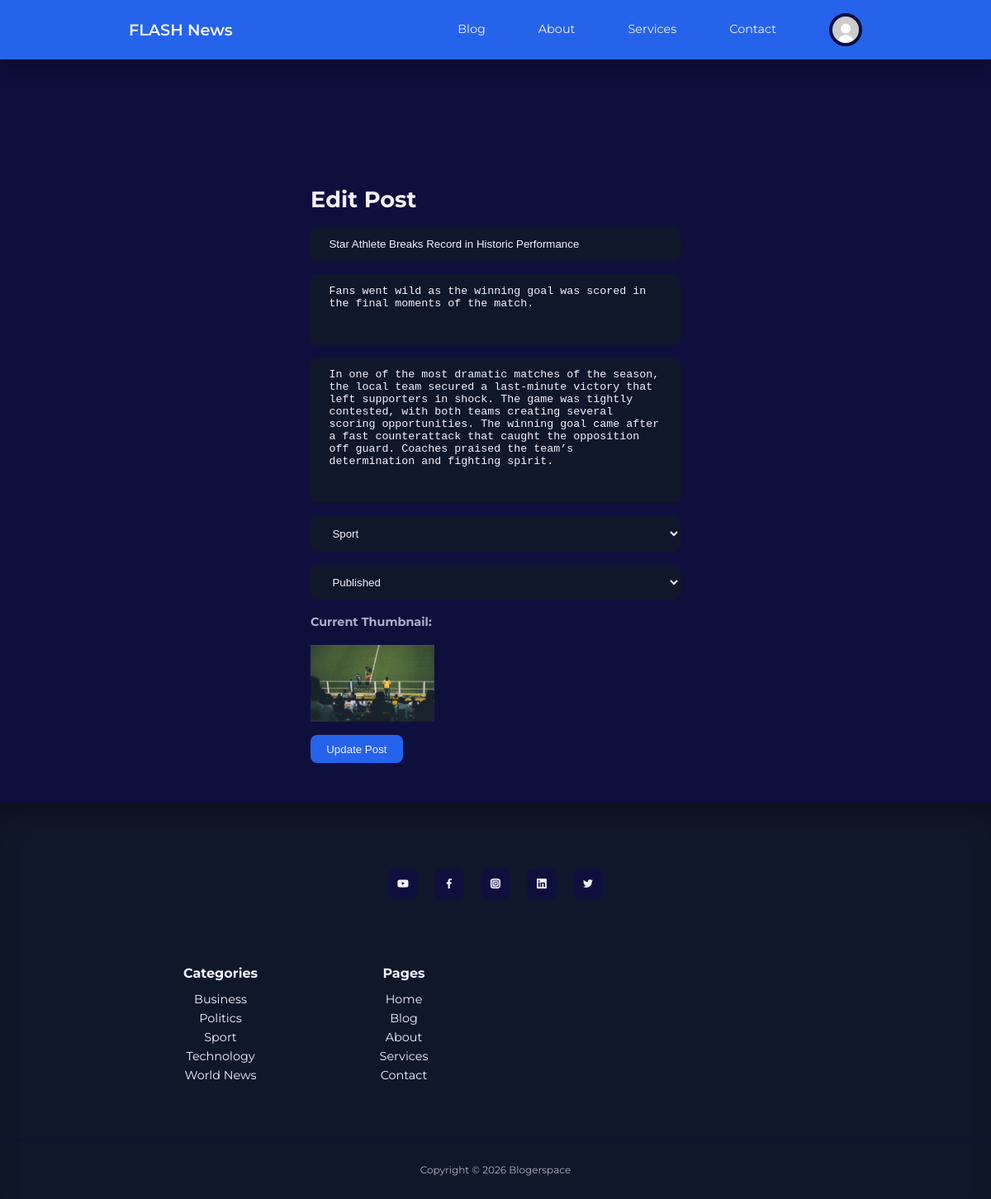
The app's page /admin/edit-post.php?id=10 (signed in) with its own data.
### tables this page shows
CREATE TABLE `posts` (
  `id` int(11) NOT NULL,
  `user_id` int(11) NOT NULL,
  `category_id` int(11) NOT NULL,
  `title` varchar(200) NOT NULL,
  `slug` varchar(240) NOT NULL,
  `excerpt` text DEFAULT NULL,
  `content` mediumtext NOT NULL,
  `featured_image` varchar(255) DEFAULT NULL,
  `status` enum('draft','published') NOT NULL DEFAULT 'published',
  `created_at` timestamp NOT NULL DEFAULT current_timestamp(),
  `updated_at` timestamp NOT NULL DEFAULT current_timestamp() ON UPDATE current_timestamp()
);

CREATE TABLE `categories` (
  `id` int(11) NOT NULL,
  `name` varchar(80) NOT NULL,
  `slug` varchar(120) NOT NULL,
  `created_at` timestamp NOT NULL DEFAULT current_timestamp()
);

### includes/functions.php (called while the page is built, shortened)
<?php
function e(string $s): string {
  return htmlspecialchars($s, ENT_QUOTES, 'UTF-8');
}

### admin/edit-post.php (the view, shortened to what this page needs)
<?php
require __DIR__ . "/../includes/db.php";
require __DIR__ . "/../includes/functions.php";
$id = (int)($_GET['id'] ?? 0);
$stmt = $pdo->prepare("SELECT * FROM posts WHERE id=? LIMIT 1");
$stmt->execute([$id]);
$post = $stmt->fetch();
$categories = $pdo->query("SELECT id, name FROM categories ORDER BY name")->fetchAll();
require __DIR__ . "/../includes/header.php";
?>
<section class="form__section">
    <div class="container form__section-container">
        <h2>Edit Post</h2>
        <form method="POST">
            <input type="text" name="title" value="<?= e($post['title']) ?>" required>
            <textarea name="excerpt" rows="4"><?= e($post['excerpt']) ?></textarea>
            <textarea name="content" rows="10" required><?= e($post['content']) ?></textarea>
            <select name="category_id" required>
                <?php foreach ($categories as $cat): ?>
                    <option value="<?= $cat['id'] ?>" <?= $cat['id'] == $post['category_id'] ? 'selected' : '' ?>>
                        <?= e($cat['name']) ?>
                    </option>
                <?php endforeach; ?>
            </select>
            <select name="status">
                <option value="published" <?= $post['status'] === 'published' ? 'selected' : '' ?>>Published</option>
            </select>
            <p><strong>Current Thumbnail:</strong></p>
            <?php if (!empty($post['featured_image'])): ?>
                <img src="/blog/uploads/thumbnails/<?= e($post['featured_image']) ?>" style="max-width:150px;height:auto;" alt="">
            <?php else: ?>
                <p>No thumbnail uploaded.</p>
            <?php endif; ?>
            <button type="submit" class="btn">Update Post</button>
        </form>
    </div>
</section>
<?php require __DIR__ . "/../includes/footer.php"; ?>

### includes/footer.php
<?php
require_once __DIR__ . "/db.php";
$stmt = $pdo->query("SELECT name, slug FROM categories ORDER BY name ASC");
$footer_categories = $stmt->fetchAll();
$footer_pages = [
    ["label" => "Home",     "href" => "/blog/index.php"],
    ["label" => "Blog",     "href" => "/blog/blog.php"],
    ["label" => "About",    "href" => "/blog/about.php"],
    ["label" => "Services", "href" => "/blog/services.php"],
    ["label" => "Contact",  "href" => "/blog/contact.php"],
];
?>
<footer>
    <div class="footer__socials">
        <a href="https://youtube.com/" target="_blank"><i class="uil uil-youtube"></i></a>
        <a href="https://facebook.com/" target="_blank"><i class="uil uil-facebook-f"></i></a>
        <a href="https://instagram.com/" target="_blank"><i class="uil uil-instagram-alt"></i></a>
        <a href="https://linkedin.com/" target="_blank"><i class="uil uil-linkedin"></i></a>
        <a href="https://twitter.com/" target="_blank"><i class="uil uil-twitter"></i></a>
    </div>
    <div class="container footer__container">
        <article>
            <h4>Categories</h4>
            <ul>
                <?php if (!empty($footer_categories)): ?>
                    <?php foreach ($footer_categories as $cat): ?>
                        <li>
                            <a href="/blog/category-posts.php?slug=<?= e($cat['slug']) ?>">
                                <?= e($cat['name']) ?>
                            </a>
                        </li>
                    <?php endforeach; ?>
                <?php else: ?>
                    <li><a href="/blog/blog.php">No categories yet</a></li>
                <?php endif; ?>
            </ul>
        </article>
        <article>
            <h4>Pages</h4>
            <ul>
                <?php foreach ($footer_pages as $p): ?>
                    <li><a href="<?= e($p['href']) ?>"><?= e($p['label']) ?></a></li>
                <?php endforeach; ?>
            </ul>
        </article>
    </div>
    <div class="footer__copyright">
        <small>Copyright &copy; <?= date("Y") ?> Blogerspace</small>
    </div>
</footer>

### style.css (style rules this page uses)
:root { --color-primary: #2563eb; --color-primary-light: hsl(221, 83%, 53%, 15%); --color-primary-variant: #1e40af; --color-red: #dc2626; --color-red-light: hsl(0, 84%, 60%, 15%); --color-green: #16a34a; --color-green-light: hsl(142, 71%, 45%, 15%); --color-gray-900: #0f172a; --color-gray-700: #334155; --color-gray-300: rgba(242, 242, 254, 0.3); --color-gray-200: rgba(242, 242, 254, 0.7); --color-white: #f2f2fe; --color-bg: #0f0f3e; --tranistion: all 300ms ease; --container-width-lg: 74%; --container-width-md: 88%; --form-width: 40%; --card-border-radius-1: 0.3rem; --card-border-radius-2: 0.5rem; --card-border-radius-3: 0.8rem; --card-border-radius-4: 2rem; --card-border-radius-5: 5rem; }
* { margin: 0; padding: 0; outline: 0; border: 0; appearance: 0; list-style: none; text-decoration: none; box-sizing: border-box; }
body { font-family: "Montserrat", sans-serif; line-height: 1.6; color: var(--color-gray-200); overflow-x: hidden; background: var(--color-bg); font-size: 0.9rem; }
.container { width: var(--container-width-lg); max-width: 1800px; margin-inline: auto; }
section { margin-top: 7rem; width: 100%; }
h1, h2, h3, h4, h5 { color: var(--color-white); line-height: 1.3; }
h2 { font-size: 1.7rem; margin: 1rem 0; }
h4 { font-size: 1rem; }
a { color: var(--color-white); transition: var(--tranistion); }
img { display: block; width: 100%; object-fit: cover; }
footer { background: var(--color-gray-900); padding: 5rem 0 0; box-shadow: inset 0 1.5rem 1.5rem rgba(0, 0, 0, 0.2); }
.footer__socials { margin-inline: auto; width: fit-content; display: flex; justify-content: space-between; align-items: center; gap: 1.2rem; margin-bottom: 5rem; }
.footer__socials a { background: var(--color-bg); border-radius: var(--card-border-radius-2); width: 2.3rem; height: 2.3rem; display: flex; align-items: center; justify-content: center; }
.footer__container { display: grid; grid-template-columns: repeat(4, 1fr); text-align: center; justify-items: center; align-items: start; }
footer h4 { color: var(--color-white); margin-bottom: 0.6rem; }
footer ul li { text-align: center; }
footer ul { padding: 0; }
.footer__copyright { text-align: center; padding: 1.5rem 0; margin-top: 4rem; border-top: 2px solid var(--color-bg); }
.btn { display: inline-block; width: fit-content; padding: 0.6rem 1.2rem; background: var(--color-primary); border-radius: var(--card-border-radius-2); cursor: pointer; transition: var(--tranistion); color: var(--color-white); }
.form__section { display: grid; place-items: center; min-height: 100vh; padding: 6rem 0 3rem; }
.form__section-container { width: min(var(--form-width), 100%); max-width: 34rem; padding-inline: 1rem; }
form { display: flex; flex-direction: column; gap: 1rem; }
input,textarea,select { padding: 0.8rem 1.4rem; background-color: var(--color-gray-900); border-radius: var(--card-border-radius-2); resize: none; color: var(--color-white); }

### records on screen
posts: title "Star Athlete Breaks Record in Historic Performance", excerpt "Fans went wild as the winning goal was scored in the final moments of the match.", content "In one of the most dramatic matches of the season, the local team secured a last-minute victory that left supporters in shock. The game was tightly contested, with both teams creating several scoring opportunities. The winning goal came after a fast counterattack that caught the opposition off guard. Coaches praised the team’s determination and fighting spirit.", category_id "Sport", status "Published", featured_image (picture)
categories: name "Business"
categories: name "Politics"
categories: name "Sport"
categories: name "Technology"
categories: name "World News"

### other values on screen
$p['label'] "Home"
$p['label'] "Blog"
$p['label'] "About"
$p['label'] "Services"
$p['label'] "Contact"
